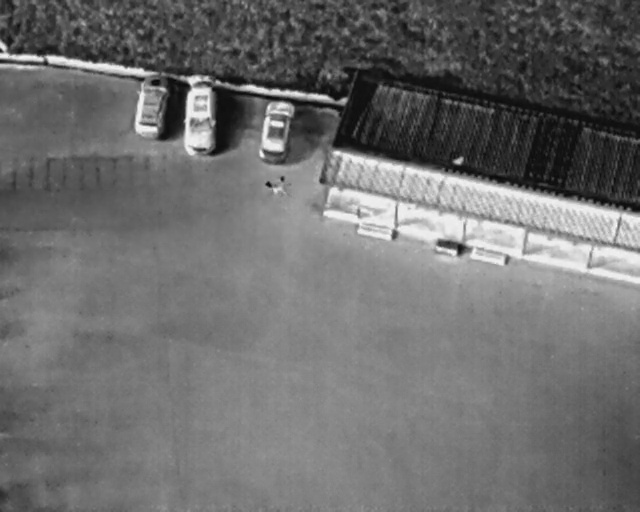
#> input picture HIT-Object-Detection/normal_json/train/0_100_60_0_08195.jpg, 640 x 512 px; its folder holds only this picture in this run
$ jupyter execute --allow-errors 'WIT Data Analysis for Train.ipynb'
#> lines starting #> are read from the running program, lines starting #| are printed output that depends on the picture
[cell 1]
import os
import cv2
import numpy as np
import pandas as pd
import matplotlib.pyplot as plt

[cell 2]
DATAROOT = "train"
os.listdir(DATAROOT)

- seek cameras
- FLIR cameras

per folder:
- how many total boxes per class?
- what percentage of detections to no detections?
- visualization of detection number over time?
- size statistics of boxes?
- height of UAS?

how to ensure similar distributions of fire vs no fire?

```
WIT-UAV-Dataset
├── 2021-11-08_FIRE-SGL-174-Rossiter_M100-Data-Collect
│   ├── 2021-11-07_19-19-31_dji_sdk_and_thermal.repaired
│   ├── 2021-11-07_19-19-36_dji_sdk_and_thermal.repaired
│   ├── 2021-11-07_19-19-54_dji_sdk_and_thermal
│   └── 2021-11-07_19-20-26_dji_sdk_and_thermal.repaired
├── 2022-05-11_FIRE-SGL-111-Confluence_M600-Data-Collect
│   ├── seek_displayImage
│   │   ├── 2022-04-27_00-18-06
│   │   ├── 2022-04-27_00-18-47
│   │   └── 2022-04-27_00-24-53
│   └── thermal_1_image_rect
│       ├── 2022-04-27_00-18-06
│       ├── 2022-04-27_00-18-47
│       └── 2022-04-27_00-24-53
└── 2022-11-08_FIRE-SGL-108-Reade-Township_M600-Coverage-Test
    ├── 2022-11-08_13-15-55_dji_sdk_and_thermal
    ├── 2022-11-08_14-13-12_dji_sdk_and_thermal
    └── 2022-11-08_14-40-21_dji_sdk_and_thermal.kinda-repaired-images-only_labeled
```

[cell 3]
list_of_runs = []
for dirpath, dirnames, filenames in os.walk(DATAROOT):
    if not dirnames:
        list_of_runs.append(dirpath)
        print(dirpath, "has 0 subdirectories and", len(filenames), "files")
list_of_runs = sorted(list_of_runs)

[cell 4]
list_of_runs

#> (a cell that did not finish here is left out)

#> (a cell that did not finish here is left out)

[cell 7]
def count_detections_per_class(path):
    num_v = 0
    num_h = 0
    with open(path, "r") as f:
        lines = f.readlines()
        # if len(lines) == 0:
        #     print(lines)
        #     raise ValueError(f"File {path} is empty")
        for line in lines:
            if "v" in line or "c" in line:
                num_v += 1
            elif "h" in line:
                num_h += 1
            else:
                print(lines)
                raise ValueError(f"File {path} has no class")
    return num_v, num_h

[cell 8]
def count_run_stats(run):
#> called with run = 'HIT-Object-Detection/normal_json/train'
    num_total = 0
    num_labeled = 0
    total_num_v = 0
    total_num_h = 0
    width, height = 0, 0
    for f in os.listdir(run):
        if "label" in f:  # is label file
            num_v, num_h = count_detections_per_class(run + "/" + f)
            total_num_v += num_v
            total_num_h += num_h

            if num_v > 0 or num_h > 0:
                num_labeled += 1
        else:  # is image file
            if width == 0:  # if resolution is not set, then set it
                # find resolution from image file
                img = cv2.imread(run + "/" + f)
#> img is the input picture: shape (512, 640, 3); min 6, max 253, mean 109.6
                width, height, _ = img.shape
#> width = 512; height = 640
            num_total += 1

    # print(f"resolution={width}, {height}")
    # print(f"{num_total=}, {num_labeled=}, {total_num_v=}, {total_num_h=}")
    # print(f"percentage labeled={num_labeled/num_total}")
    return num_total, num_labeled, total_num_v, total_num_h, width, height

[cell 9]
# pandas dataframe to store information about each run
df = pd.DataFrame(
    columns=[
        "folder",
        "num_total",
        "num_labeled",
        "total_num_v",
        "total_num_h",
        "resolution",
    ]
)

for run in list_of_runs:
    num_total, num_labeled, total_num_v, total_num_h, width, height = count_run_stats(
        run
    )
#> num_total = 1; num_labeled = 0; total_num_v = 0; total_num_h = 0; width = 512; height = 640
    # folder name is the run name minus the path
    folder = run.split("/")[-1]
    df = pd.concat(
        [
            df,
            pd.DataFrame(
                {
                    "folder": folder,
                    "num_total": num_total,
                    "num_labeled": num_labeled,
                    "total_num_v": total_num_v,
                    "total_num_h": total_num_h,
                    "resolution": f"{width}x{height}",
                },
                index=[0],
            ),
        ],
        ignore_index=True,
    )
#> df = table of 1 rows and 6 columns

df.head()
#> Out = table of 1 rows and 6 columns

[cell 10]
# find percentage of labeled images
df["percentage_labeled"] = df["num_labeled"] / df["num_total"] * 100
# find total percentage of labeled images
total_labeled = df["num_labeled"].sum() / df["num_total"].sum()
#> total_labeled = 0
print(f"Total percent labelled: {total_labeled * 100} %")
#| Total percent labelled: 0.0 %
# plot percentage of labeled images vs folder. y scale is 0 to 100
df.plot(
    x="folder",
    y="percentage_labeled",
    kind="bar",
    figsize=(10, 5),
    ylim=(0, 100),
    title="Percentage of Labeled Images",
    ylabel="Percentage Labeled",
    xlabel="Folder",
)
plt.legend(["Percentage Labeled"])
df.head()
#> Out = table of 1 rows and 7 columns
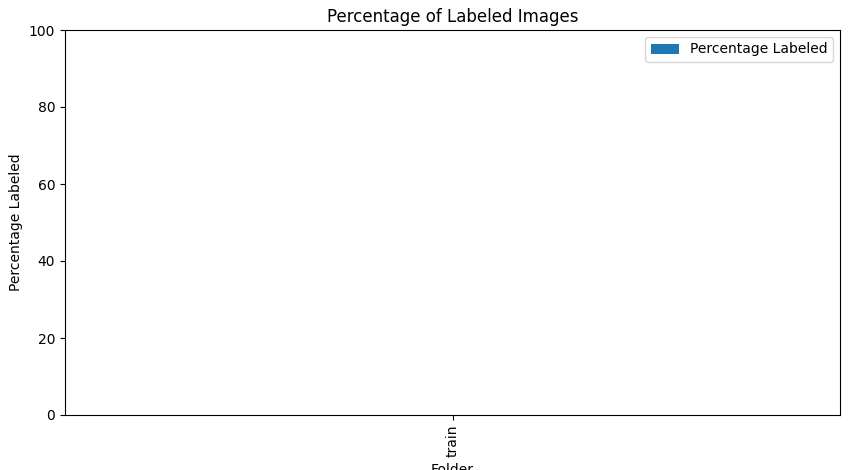
#> figure drawn by matplotlib, 1 panel

[cell 11]
# plot number of vehicles and humans vs folder
# legend is number of vehicles and humans
df.plot(
    x="folder",
    y=["total_num_v", "total_num_h"],
    kind="bar",
    figsize=(10, 5),
    title="Number of Vehicles & Humans",
    ylabel="Number of Detections",
    xlabel="Folder",
    legend=True,
)
plt.legend(["Vehicles", "Humans"])

# find total number of vehicles and humans
total_num_v = df["total_num_v"].sum()
total_num_h = df["total_num_h"].sum()
print(f"Total number of vehicles: {total_num_v}")
#| Total number of vehicles: 0
print(f"Total number of humans: {total_num_h}")
#| Total number of humans: 0
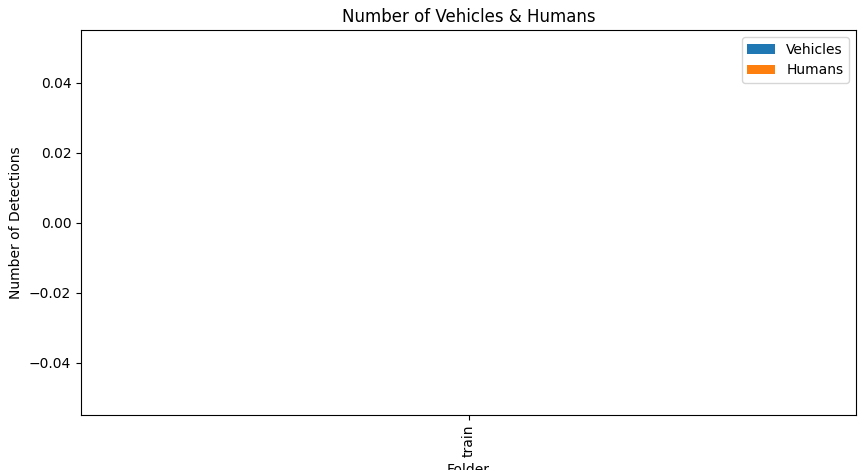
#> figure drawn by matplotlib, 1 panel

[cell 12]
# find total number of 240x320 images
total_240x320 = df[df["resolution"] == "240x320"]["num_total"].sum()

# find total number of 512x640 images
total_512x640 = df[df["resolution"] == "512x640"]["num_total"].sum()

print(f"Total number of 240x320 images: {total_240x320}")
#| Total number of 240x320 images: 0
print(f"Total number of 512x640 images: {total_512x640}")
#| Total number of 512x640 images: 1

# plot number of 240x320 and 512x640 images calculated above with x,y labels and title
plt.bar(["240x320", "512x640"], [total_240x320, total_512x640])
plt.title("Number of Images by Resolution")
plt.xlabel("Resolution")
plt.ylabel("Number of Images")

# find total number of 240x320 labeled images
total_240x320_labeled = df[df["resolution"] == "240x320"]["num_labeled"].sum()

# find total number of 512x640 labeled images
total_512x640_labeled = df[df["resolution"] == "512x640"]["num_labeled"].sum()

print(f"Total number of 240x320 labeled images: {total_240x320_labeled}")
#| Total number of 240x320 labeled images: 0
print(f"Total number of 512x640 labeled images: {total_512x640_labeled}")
#| Total number of 512x640 labeled images: 0

# plot number of 240x320 and 512x640 labeled images calculated above with x,y labels and title
plt.bar(["240x320", "512x640"], [total_240x320_labeled, total_512x640_labeled])
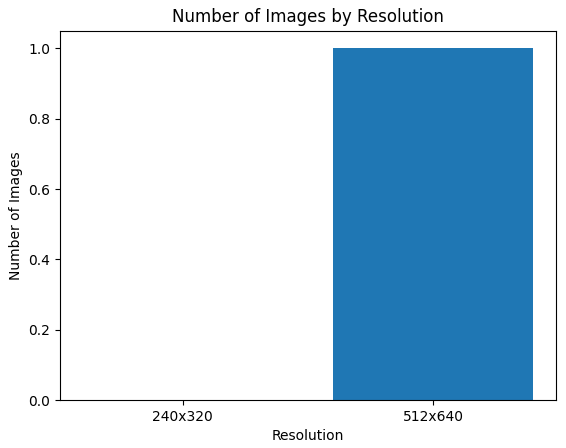
#> figure drawn by matplotlib, 1 panel
